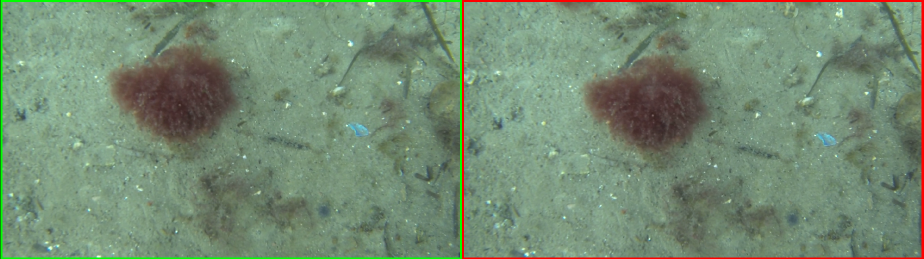
#> input picture _images/image_pairs.png, 1847 x 518 px (shown at 1/2 size)
$ python perspective-test.py ../_images/image_pairs.png
#> lines starting #> are read from the running program, lines starting #| are printed output that depends on the picture
import cv2
import numpy as np
import argparse

"""Obtained from discussion here: https://stackoverflow.com/questions/45811421/python-create-image-with-new-camera-position"""

f = 500
rotXval = 90
rotYval = 90
rotZval = 90
distXval = 500
distYval = 500
distZval = 500

def onFchange(val):
    global f
    f = val
def onRotXChange(val):
    global rotXval
    rotXval = val
def onRotYChange(val):
    global rotYval
    rotYval = val
def onRotZChange(val):
    global rotZval
    rotZval = val
def onDistXChange(val):
    global distXval
    distXval = val
def onDistYChange(val):
    global distYval
    distYval = val
def onDistZChange(val):
    global distZval
    distZval = val

if __name__ == '__main__':

    parser = argparse.ArgumentParser()
    parser.add_argument("filepath", type=str, help="Path to the image file that needs correcting.")
    args = parser.parse_args()

    #Read input image, and create output image
    src = cv2.imread(str(args.filepath))
#> src is the input picture: shape (518, 1847, 3); mean B, G, R 114.6, 139.3, 116.2
    src = cv2.resize(src,(640,480))
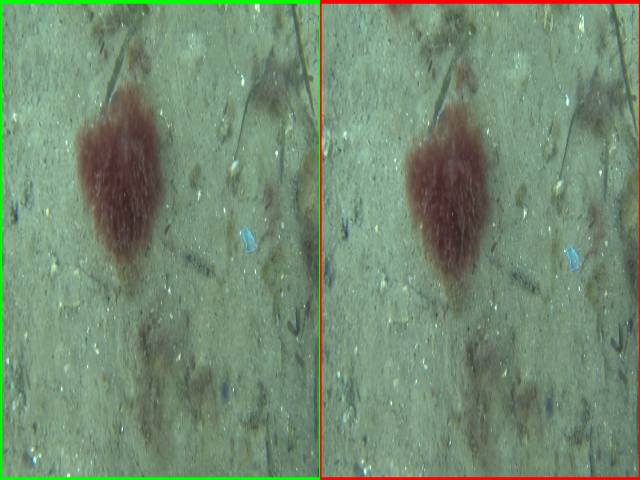
#> src: shape (480, 640, 3); mean B, G, R 114.5, 139.2, 116.1
    dst = np.zeros_like(src)
    h, w = src.shape[:2]
#> h = 480; w = 640

    #Create user interface with trackbars that will allow to modify the parameters of the transformation
    wndname1 = "Source:"
    wndname2 = "WarpPerspective: "
    cv2.namedWindow(wndname1, 1)
    cv2.namedWindow(wndname2, 1)
    cv2.createTrackbar("f", wndname2, f, 1000, onFchange)
    cv2.createTrackbar("Rotation X", wndname2, rotXval, 180, onRotXChange)
    cv2.createTrackbar("Rotation Y", wndname2, rotYval, 180, onRotYChange)
    cv2.createTrackbar("Rotation Z", wndname2, rotZval, 180, onRotZChange)
    cv2.createTrackbar("Distance X", wndname2, distXval, 1000, onDistXChange)
    cv2.createTrackbar("Distance Y", wndname2, distYval, 1000, onDistYChange)
    cv2.createTrackbar("Distance Z", wndname2, distZval, 1000, onDistZChange)

    #Show original image
    cv2.imshow(wndname1, src)

    k = -1
    while k != 27:

        if f <= 0: f = 1
        rotX = (rotXval - 90)*np.pi/180
        rotY = (rotYval - 90)*np.pi/180
        rotZ = (rotZval - 90)*np.pi/180
        distX = distXval - 500
        distY = distYval - 500
        distZ = distZval - 500

        # Camera intrinsic matrix
        K = np.array([[f, 0, w/2, 0],
                    [0, f, h/2, 0],
                    [0, 0,   1, 0]])

        # K inverse
        Kinv = np.zeros((4,3))
        Kinv[:3,:3] = np.linalg.inv(K[:3,:3])*f
        Kinv[-1,:] = [0, 0, 1]

        # Rotation matrices around the X,Y,Z axis
        RX = np.array([[1,           0,            0, 0],
                    [0,np.cos(rotX),-np.sin(rotX), 0],
                    [0,np.sin(rotX),np.cos(rotX) , 0],
                    [0,           0,            0, 1]])

        RY = np.array([[ np.cos(rotY), 0, np.sin(rotY), 0],
                    [            0, 1,            0, 0],
                    [ -np.sin(rotY), 0, np.cos(rotY), 0],
                    [            0, 0,            0, 1]])

        RZ = np.array([[ np.cos(rotZ), -np.sin(rotZ), 0, 0],
                    [ np.sin(rotZ), np.cos(rotZ), 0, 0],
                    [            0,            0, 1, 0],
                    [            0,            0, 0, 1]])

        # Composed rotation matrix with (RX,RY,RZ)
        R = np.linalg.multi_dot([ RX , RY , RZ ])

        # Translation matrix
        T = np.array([[1,0,0,distX],
                    [0,1,0,distY],
                    [0,0,1,distZ],
                    [0,0,0,1]])

        # Overall homography matrix
        H = np.linalg.multi_dot([K, R, T, Kinv])
#> H = [[500, 0, 0], [0, 500, 0], [0, 0, 500]]

        # Apply matrix transformation
        cv2.warpPerspective(src, H, (w, h), dst, cv2.INTER_NEAREST, cv2.BORDER_CONSTANT, 0)

        # Show the image
        cv2.imshow(wndname2, dst)
        k = cv2.waitKey(1)
#> (key Esc is pressed here)

$ run again, on _images/rails_parallel.png
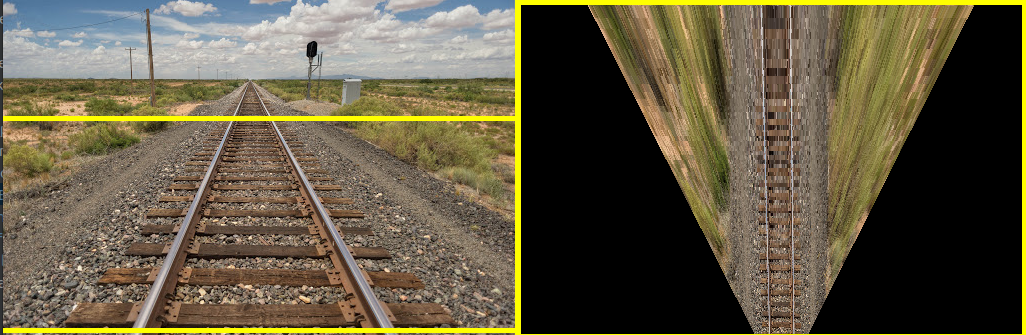
#> input picture _images/rails_parallel.png, 1026 x 335 px
#> src is the input picture: shape (335, 1026, 3); mean B, G, R 66.5, 89.7, 98.3
#> `src = cv2.resize(src,(640,480))`:
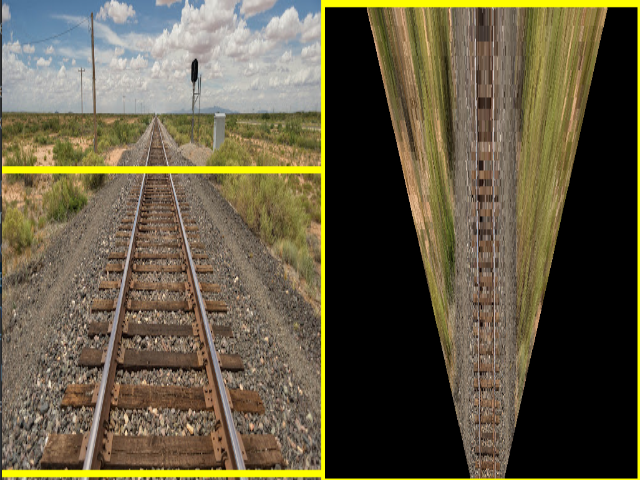
#> src: shape (480, 640, 3); mean B, G, R 66.4, 89.6, 98.2

$ run again, on _images/registered_images.png
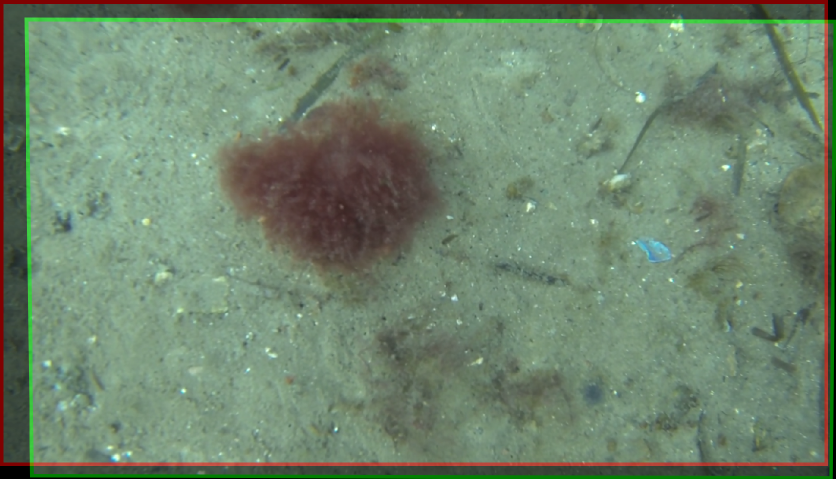
#> input picture _images/registered_images.png, 1671 x 957 px (shown at 1/2 size)
#> src is the input picture: shape (957, 1671, 3); mean B, G, R 109.3, 132.8, 111.1
#> `src = cv2.resize(src,(640,480))`:
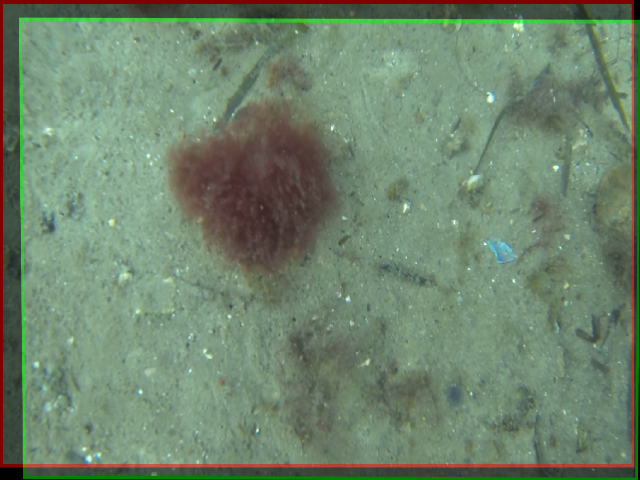
#> src: shape (480, 640, 3); mean B, G, R 109.2, 132.7, 111
